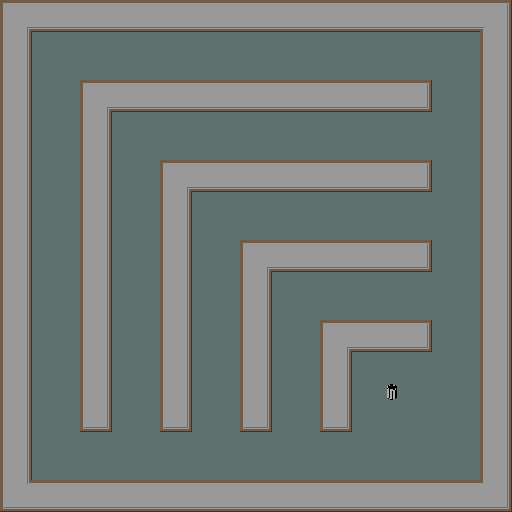

The image is a tile-based game level rendered from a .tmx file. Its description and complete source (layers, tilesets, objects, tile grids) follow:
An orthogonal 32x32 tile map with 16x16 px tiles, 2 tile layers (Tile Layer 1, Tile Layer 2), 2 tilesets and 14 objects.

<map version="1.2" tiledversion="1.2.0" orientation="orthogonal" renderorder="right-down" width="32" height="32" tilewidth="16" tileheight="16" infinite="0" nextlayerid="10" nextobjectid="42">
 <tileset firstgid="1" source="oltile.tsx" />
 <tileset firstgid="29" source="oltile2.tsx" />
 <layer id="5" name="Tile Layer 1" width="32" height="32">
  <data encoding="csv">
45,45,45,45,45,45,45,45,45,45,45,45,45,45,45,45,45,45,45,45,45,45,45,45,45,45,45,45,45,45,45,45,
45,45,45,45,45,45,45,45,45,45,45,45,45,45,45,45,45,45,45,45,45,45,45,45,45,45,45,45,45,45,45,45,
45,45,45,45,45,45,45,45,45,45,45,45,45,45,45,45,45,45,45,45,45,45,45,45,45,45,45,45,45,45,45,45,
45,45,45,45,45,45,45,45,45,45,45,45,45,45,45,45,45,45,45,45,45,45,45,45,45,45,45,45,45,45,45,45,
45,45,45,45,45,45,45,45,45,45,45,45,45,45,45,45,45,45,45,45,45,45,45,45,45,45,45,45,45,45,45,45,
45,45,45,45,45,45,45,45,45,45,45,45,45,45,45,45,45,45,45,45,45,45,45,45,45,45,45,45,45,45,45,45,
45,45,45,45,45,45,45,45,45,45,45,45,45,45,45,45,45,45,45,45,45,45,45,45,45,45,45,45,45,45,45,45,
45,45,45,45,45,45,45,45,45,45,45,45,45,45,45,45,45,45,45,45,45,45,45,45,45,45,45,45,45,45,45,45,
45,45,45,45,45,45,45,45,45,45,45,45,45,45,45,45,45,45,45,45,45,45,45,45,45,45,45,45,45,45,45,45,
45,45,45,45,45,45,45,45,45,45,45,45,45,45,45,45,45,45,45,45,45,45,45,45,45,45,45,45,45,45,45,45,
45,45,45,45,45,45,45,45,45,45,45,45,45,45,45,45,45,45,45,45,45,45,45,45,45,45,45,45,45,45,45,45,
45,45,45,45,45,45,45,45,45,45,45,45,45,45,45,45,45,45,45,45,45,45,45,45,45,45,45,45,45,45,45,45,
45,45,45,45,45,45,45,45,45,45,45,45,45,45,45,45,45,45,45,45,45,45,45,45,45,45,45,45,45,45,45,45,
45,45,45,45,45,45,45,45,45,45,45,45,45,45,45,45,45,45,45,45,45,45,45,45,45,45,45,45,45,45,45,45,
45,45,45,45,45,45,45,45,45,45,45,45,45,45,45,45,45,45,45,45,45,45,45,45,45,45,45,45,45,45,45,45,
45,45,45,45,45,45,45,45,45,45,45,45,45,45,45,45,45,45,45,45,45,45,45,45,45,45,45,45,45,45,45,45,
45,45,45,45,45,45,45,45,45,45,45,45,45,45,45,45,45,45,45,45,45,45,45,45,45,45,45,45,45,45,45,45,
45,45,45,45,45,45,45,45,45,45,45,45,45,45,45,45,45,45,45,45,45,45,45,45,45,45,45,45,45,45,45,45,
45,45,45,45,45,45,45,45,45,45,45,45,45,45,45,45,45,45,45,45,45,45,45,45,45,45,45,45,45,45,45,45,
45,45,45,45,45,45,45,45,45,45,45,45,45,45,45,45,45,45,45,45,45,45,45,45,45,45,45,45,45,45,45,45,
45,45,45,45,45,45,45,45,45,45,45,45,45,45,45,45,45,45,45,45,45,45,45,45,45,45,45,45,45,45,45,45,
45,45,45,45,45,45,45,45,45,45,45,45,45,45,45,45,45,45,45,45,45,45,45,45,45,45,45,45,45,45,45,45,
45,45,45,45,45,45,45,45,45,45,45,45,45,45,45,45,45,45,45,45,45,45,45,45,45,45,45,45,45,45,45,45,
45,45,45,45,45,45,45,45,45,45,45,45,45,45,45,45,45,45,45,45,45,45,45,45,45,45,45,45,45,45,45,45,
45,45,45,45,45,45,45,45,45,45,45,45,45,45,45,45,45,45,45,45,45,45,45,45,45,45,45,45,45,45,45,45,
45,45,45,45,45,45,45,45,45,45,45,45,45,45,45,45,45,45,45,45,45,45,45,45,45,45,45,45,45,45,45,45,
45,45,45,45,45,45,45,45,45,45,45,45,45,45,45,45,45,45,45,45,45,45,45,45,45,45,45,45,45,45,45,45,
45,45,45,45,45,45,45,45,45,45,45,45,45,45,45,45,45,45,45,45,45,45,45,45,45,45,45,45,45,45,45,45,
45,45,45,45,45,45,45,45,45,45,45,45,45,45,45,45,45,45,45,45,45,45,45,45,45,45,45,45,45,45,45,45,
45,45,45,45,45,45,45,45,45,45,45,45,45,45,45,45,45,45,45,45,45,45,45,45,45,45,45,45,45,45,45,45,
45,45,45,45,45,45,45,45,45,45,45,45,45,45,45,45,45,45,45,45,45,45,45,45,45,45,45,45,45,45,45,45,
45,45,45,45,45,45,45,45,45,45,45,45,45,45,45,45,45,45,45,45,45,45,45,45,45,45,45,45,45,45,45,45
</data>
 </layer>
 <objectgroup id="9" name="Walls">
  <object id="24" x="-1.00746" y="2.01491" width="32.2386" height="517.832" />
  <object id="26" x="-21.1566" y="479.549" width="573.242" height="68.507" />
  <object id="27" x="480.556" y="-54.4026" width="41.3057" height="588.354" />
  <object id="28" x="-33.246" y="-16.1193" width="571.227" height="46.3429" />
  <object id="29" x="-13.0969" y="-10.0746" width="44.328" height="551.078" />
  <object id="33" x="321.378" y="320.371" width="29.2162" height="109.813" />
  <object id="34" x="321.378" y="320.371" width="110.82" height="32.2386" />
  <object id="36" x="240.782" y="240.782" width="31.2311" height="189.402" />
  <object id="37" x="240.782" y="240.782" width="192.424" height="31.2311" />
  <object id="38" x="161.193" y="162.2" width="272.013" height="28.2087" />
  <object id="39" x="161.193" y="162.2" width="30.2237" height="269.998" />
  <object id="40" x="80.5964" y="81.6039" width="33.246" height="352.609" />
  <object id="41" x="80.5964" y="81.6039" width="348.579" height="30.2237" />
 </objectgroup>
 <objectgroup id="7" name="Start/End">
  <object id="32" x="385.855" y="384.848" width="14.1044" height="15.1118" />
 </objectgroup>
 <layer id="8" name="Tile Layer 2" width="32" height="32">
  <data encoding="csv">
35,49,49,49,49,49,49,49,49,49,49,49,49,49,49,49,49,49,49,49,49,49,49,49,49,49,49,49,49,49,49,36,
47,42,46,46,46,46,46,46,46,46,46,46,46,46,46,46,46,46,46,46,46,46,46,46,46,46,46,46,46,46,41,48,
47,48,0,0,0,0,0,0,0,0,0,0,0,0,0,0,0,0,0,0,0,0,0,0,0,0,0,0,0,0,47,48,
47,48,0,0,0,0,0,0,0,0,0,0,0,0,0,0,0,0,0,0,0,0,0,0,0,0,0,0,0,0,47,48,
47,48,0,0,0,0,0,0,0,0,0,0,0,0,0,0,0,0,0,0,0,0,0,0,0,0,0,0,0,0,47,48,
47,48,0,0,0,35,49,49,49,49,49,49,49,49,49,49,49,49,49,49,49,49,49,49,49,49,36,0,0,0,47,48,
47,48,0,0,0,47,42,46,46,46,46,46,46,46,46,46,46,46,46,46,46,46,46,46,46,46,34,0,0,0,47,48,
47,48,0,0,0,47,48,0,0,0,0,0,0,0,0,0,0,0,0,0,0,0,0,0,0,0,0,0,0,0,47,48,
47,48,0,0,0,47,48,0,0,0,0,0,0,0,0,0,0,0,0,0,0,0,0,0,0,0,0,0,0,0,47,48,
47,48,0,0,0,47,48,0,0,0,0,0,0,0,0,0,0,0,0,0,0,0,0,0,0,0,0,0,0,0,47,48,
47,48,0,0,0,47,48,0,0,0,35,49,49,49,49,49,49,49,49,49,49,49,49,49,49,49,36,0,0,0,47,48,
47,48,0,0,0,47,48,0,0,0,47,42,46,46,46,46,46,46,46,46,46,46,46,46,46,46,34,0,0,0,47,48,
47,48,0,0,0,47,48,0,0,0,47,48,0,0,0,0,0,0,0,0,0,0,0,0,0,0,0,0,0,0,47,48,
47,48,0,0,0,47,48,0,0,0,47,48,0,0,0,0,0,0,0,0,0,0,0,0,0,0,0,0,0,0,47,48,
47,48,0,0,0,47,48,0,0,0,47,48,0,0,0,0,0,0,0,0,0,0,0,0,0,0,0,0,0,0,47,48,
47,48,0,0,0,47,48,0,0,0,47,48,0,0,0,35,49,49,49,49,49,49,49,49,49,49,36,0,0,0,47,48,
47,48,0,0,0,47,48,0,0,0,47,48,0,0,0,47,42,46,46,46,46,46,46,46,46,46,34,0,0,0,47,48,
47,48,0,0,0,47,48,0,0,0,47,48,0,0,0,47,48,0,0,0,0,0,0,0,0,0,0,0,0,0,47,48,
47,48,0,0,0,47,48,0,0,0,47,48,0,0,0,47,48,0,0,0,0,0,0,0,0,0,0,0,0,0,47,48,
47,48,0,0,0,47,48,0,0,0,47,48,0,0,0,47,48,0,0,0,0,0,0,0,0,0,0,0,0,0,47,48,
47,48,0,0,0,47,48,0,0,0,47,48,0,0,0,47,48,0,0,0,35,49,49,49,49,49,36,0,0,0,47,48,
47,48,0,0,0,47,48,0,0,0,47,48,0,0,0,47,48,0,0,0,47,42,46,46,46,46,34,0,0,0,47,48,
47,48,0,0,0,47,48,0,0,0,47,48,0,0,0,47,48,0,0,0,47,48,0,0,0,0,0,0,0,0,47,48,
47,48,0,0,0,47,48,0,0,0,47,48,0,0,0,47,48,0,0,0,47,48,0,0,0,0,0,0,0,0,47,48,
47,48,0,0,0,47,48,0,0,0,47,48,0,0,0,47,48,0,0,0,47,48,0,0,50,0,0,0,0,0,47,48,
47,48,0,0,0,47,48,0,0,0,47,48,0,0,0,47,48,0,0,0,47,48,0,0,0,0,0,0,0,0,47,48,
47,48,0,0,0,33,34,0,0,0,33,34,0,0,0,33,34,0,0,0,33,34,0,0,0,0,0,0,0,0,47,48,
47,48,0,0,0,0,0,0,0,0,0,0,0,0,0,0,0,0,0,0,0,0,0,0,0,0,0,0,0,0,47,48,
47,48,0,0,0,0,0,0,0,0,0,0,0,0,0,0,0,0,0,0,0,0,0,0,0,0,0,0,0,0,47,48,
47,48,0,0,0,0,0,0,0,0,0,0,0,0,0,0,0,0,0,0,0,0,0,0,0,0,0,0,0,0,47,48,
47,44,49,49,49,49,49,49,49,49,49,49,49,49,49,49,49,49,49,49,49,49,49,49,49,49,49,49,49,49,43,48,
33,46,46,46,46,46,46,46,46,46,46,46,46,46,46,46,46,46,46,46,46,46,46,46,46,46,46,46,46,46,46,34
</data>
 </layer>
</map>